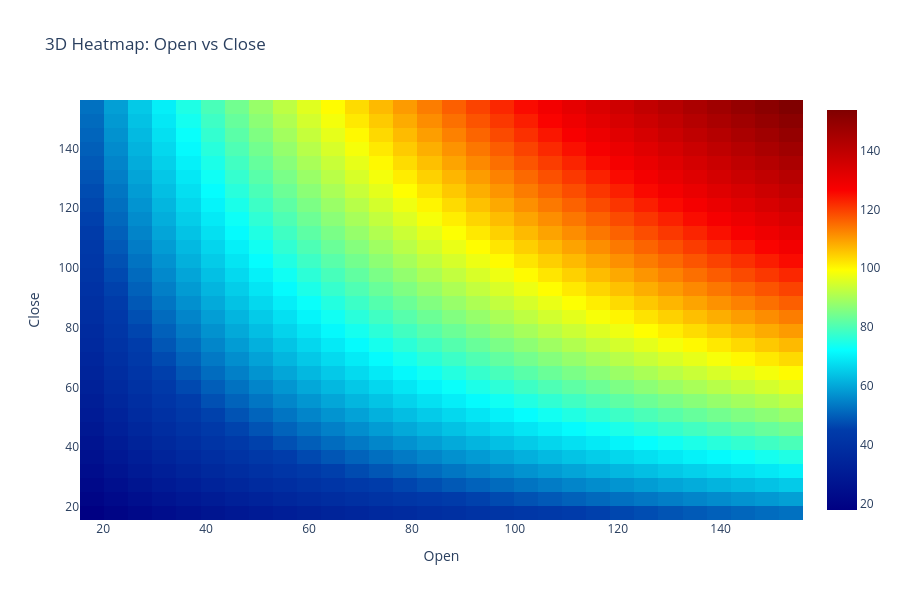

The code cell stored with this chart in its notebook:
### Markdown cell above
3D heatmap

### Code cell
# Prepare data for the heatmap
x = np.linspace(categorized_df['Open'].min(), categorized_df['Open'].max(), 30)  # x-axis values
y = np.linspace(categorized_df['Close'].min(), categorized_df['Close'].max(), 30)  # y-axis values
x, y = np.meshgrid(x, y)  # Create a meshgrid for x and y
z = np.sqrt(x * y)  # Calculate derived z-values

# Create a heatmap
fig = go.Figure(data=go.Heatmap(
    z=z,  # Set z-values
    x=x[0],  # Set x-axis values
    y=y[:, 0],  # Set y-axis values
    colorscale='Jet'  # Set the color scale
))

# Viridis, Inferno, Jet
# colorscale: Viridis, Cividis, Plasma, Inferno, Magma, Jet, Rainbow, Blues, Greens

fig.update_layout(
    title="3D Heatmap: Open vs Close",  # Set the plot title
    xaxis_title="Open",  # Label for the x-axis
    yaxis_title="Close"  # Label for the y-axis
)

# Update layout to change the size of the plot
fig.update_layout(
    width=900,  # Set the width of the plot
    height=600   # Set the height of the plot
)

# Display the plot
fig.show()

### Figure 1 — Plotly figure (JSON) as saved in the notebook; plotly's stock layout.template omitted (floating-point values rounded to 4 significant figures; data arrays with more than 128 entries replaced by an {"elided": "..."} marker saying what was removed)
{"data": [{"colorscale": [[0, "rgb(0,0,131)"], [0.2, "rgb(0,60,170)"], [0.4, "rgb(5,255,255)"], [0.6, "rgb(255,255,0)"], [0.8, "rgb(250,0,0)"], [1, "rgb(128,0,0)"]], "type": "heatmap", "x": [17.83, 22.51, 27.2, 31.88, 36.57, 41.25, 45.93, 50.62, 55.3, 59.99, 64.67, 69.36, 74.04, 78.72, 83.41, 88.09, 92.78, 97.46, 102.1, 106.8, 111.5, 116.2, 120.9, 125.6, 130.2, 134.9, 139.6, 144.3, 149.0, 153.7], "y": [17.94, 22.63, 27.31, 32.0, 36.69, 41.37, 46.06, 50.75, 55.44, 60.12, 64.81, 69.5, 74.19, 78.87, 83.56, 88.25, 92.93, 97.62, 102.3, 107.0, 111.7, 116.4, 121.1, 125.7, 130.4, 135.1, 139.8, 144.5, 149.2, 153.9], "z": {"elided": "30x30 float values"}}], "layout": {"height": 600, "title": {"text": "3D Heatmap: Open vs Close"}, "width": 900, "xaxis": {"title": {"text": "Open"}}, "yaxis": {"title": {"text": "Close"}}}}
